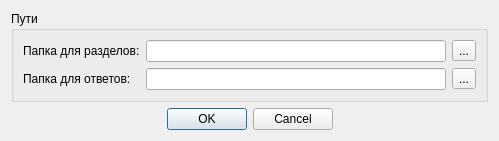
<?xml version="1.0" encoding="UTF-8"?>
<ui version="4.0">
 <class>SettingsDialog</class>
 <widget class="QDialog" name="SettingsDialog">
  <property name="geometry">
   <rect>
    <x>0</x>
    <y>0</y>
    <width>471</width>
    <height>142</height>
   </rect>
  </property>
  <property name="sizePolicy">
   <sizepolicy hsizetype="Preferred" vsizetype="Preferred">
    <horstretch>0</horstretch>
    <verstretch>0</verstretch>
   </sizepolicy>
  </property>
  <property name="windowTitle">
   <string>Настройки</string>
  </property>
  <property name="modal">
   <bool>false</bool>
  </property>
  <layout class="QVBoxLayout" name="verticalLayout">
   <property name="sizeConstraint">
    <enum>QLayout::SetFixedSize</enum>
   </property>
   <item>
    <widget class="QGroupBox" name="groupBox">
     <property name="title">
      <string>Пути</string>
     </property>
     <layout class="QFormLayout" name="formLayout">
      <item row="0" column="0">
       <widget class="QLabel" name="label">
        <property name="text">
         <string>Папка для разделов:</string>
        </property>
       </widget>
      </item>
      <item row="0" column="1">
       <layout class="QHBoxLayout" name="horizontalLayout_2">
        <item>
         <widget class="QLineEdit" name="sectionsPathEdit">
          <property name="sizePolicy">
           <sizepolicy hsizetype="Minimum" vsizetype="Fixed">
            <horstretch>0</horstretch>
            <verstretch>0</verstretch>
           </sizepolicy>
          </property>
          <property name="minimumSize">
           <size>
            <width>300</width>
            <height>0</height>
           </size>
          </property>
         </widget>
        </item>
        <item>
         <widget class="QToolButton" name="chooseSectionsPathButton">
          <property name="text">
           <string>...</string>
          </property>
          <property name="icon">
           <iconset resource="resources.qrc">
            <normaloff>:/icons/folder.png</normaloff>:/icons/folder.png</iconset>
          </property>
         </widget>
        </item>
       </layout>
      </item>
      <item row="1" column="0">
       <widget class="QLabel" name="label_2">
        <property name="text">
         <string>Папка для ответов:</string>
        </property>
       </widget>
      </item>
      <item row="1" column="1">
       <layout class="QHBoxLayout" name="horizontalLayout_3">
        <item>
         <widget class="QLineEdit" name="solutionsPathEdit"/>
        </item>
        <item>
         <widget class="QToolButton" name="chooseSolutionsPathButton">
          <property name="text">
           <string>...</string>
          </property>
          <property name="icon">
           <iconset resource="resources.qrc">
            <normaloff>:/icons/folder.png</normaloff>:/icons/folder.png</iconset>
          </property>
         </widget>
        </item>
       </layout>
      </item>
     </layout>
    </widget>
   </item>
   <item>
    <widget class="QDialogButtonBox" name="buttonBox">
     <property name="orientation">
      <enum>Qt::Horizontal</enum>
     </property>
     <property name="standardButtons">
      <set>QDialogButtonBox::Cancel|QDialogButtonBox::Ok</set>
     </property>
     <property name="centerButtons">
      <bool>true</bool>
     </property>
    </widget>
   </item>
  </layout>
 </widget>
 <resources>
  <include location="resources.qrc"/>
 </resources>
 <connections>
  <connection>
   <sender>buttonBox</sender>
   <signal>accepted()</signal>
   <receiver>SettingsDialog</receiver>
   <slot>accept()</slot>
   <hints>
    <hint type="sourcelabel">
     <x>248</x>
     <y>254</y>
    </hint>
    <hint type="destinationlabel">
     <x>157</x>
     <y>274</y>
    </hint>
   </hints>
  </connection>
  <connection>
   <sender>buttonBox</sender>
   <signal>rejected()</signal>
   <receiver>SettingsDialog</receiver>
   <slot>reject()</slot>
   <hints>
    <hint type="sourcelabel">
     <x>316</x>
     <y>260</y>
    </hint>
    <hint type="destinationlabel">
     <x>286</x>
     <y>274</y>
    </hint>
   </hints>
  </connection>
 </connections>
</ui>
